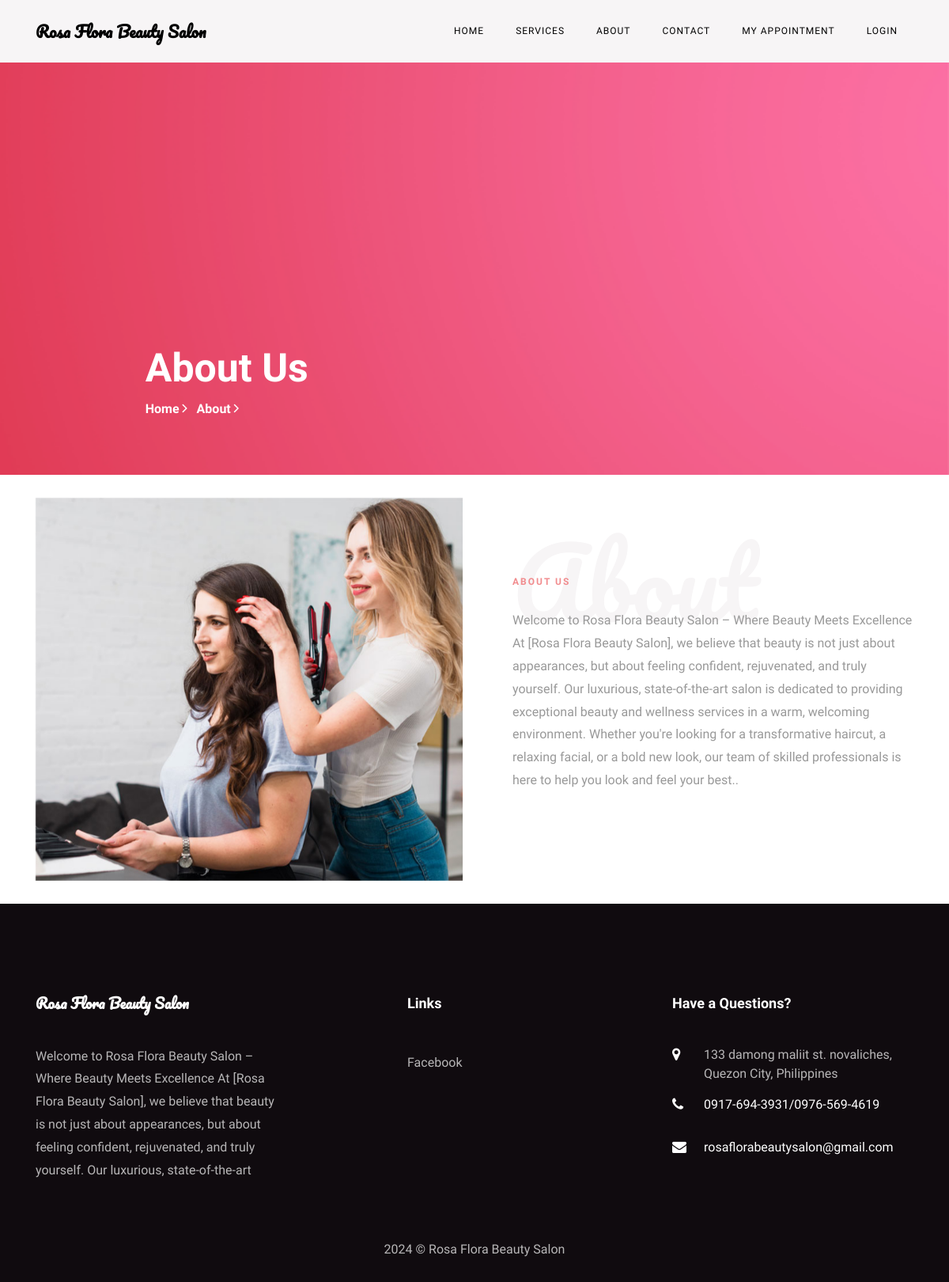
The page /bpms/about.php on the database its author committed.
### tables this page shows
CREATE TABLE `tblpage` (
  `ID` int(10) NOT NULL,
  `PageType` varchar(200) DEFAULT NULL,
  `PageTitle` mediumtext DEFAULT NULL,
  `PageDescription` mediumtext DEFAULT NULL,
  `Email` varchar(200) DEFAULT NULL,
  `MobileNumber` varchar(30) DEFAULT NULL,
  `UpdationDate` date DEFAULT NULL,
  `Timing` varchar(200) NOT NULL
);

### bpms/about.php (the view, shortened to what this page needs)
<!DOCTYPE html>
<html lang="en">
  <head>
    <link rel="stylesheet" href="css/open-iconic-bootstrap.min.css">
    <link rel="stylesheet" href="css/animate.css">
    <link rel="stylesheet" href="css/owl.carousel.min.css">
    <link rel="stylesheet" href="css/owl.theme.default.min.css">
    <link rel="stylesheet" href="css/magnific-popup.css">
    <link rel="stylesheet" href="css/aos.css">
    <link rel="stylesheet" href="css/ionicons.min.css">
    <link rel="stylesheet" href="css/bootstrap-datepicker.css">
    <link rel="stylesheet" href="css/jquery.timepicker.css">
    <link rel="stylesheet" href="css/flaticon.css">
    <link rel="stylesheet" href="css/icomoon.css">
    <link rel="stylesheet" href="css/style.css">
  </head>
  <body>
	  <?php include_once('includes/header.php');?>
    <section class="hero-wrap hero-wrap-2" style="background-image: url('images/bg.png');" data-stellar-background-ratio="0.5">
      <div class="overlay"></div>
      <div class="container">
        <div class="row no-gutters slider-text js-fullheight align-items-end justify-content-center">
          <div class="col-md-9 ftco-animate pb-5">
            <h2 class="mb-0 bread" style="color: white;">About Us</h2>
            <p class="breadcrumbs"><span class="mr-2"><a href="index.php" style="color: white;">Home <i class="ion-ios-arrow-forward" style="color: white;"></i></a></span> <span style="color: white;">About <i class="ion-ios-arrow-forward" style="color: white;"></i></span></p>
          </div>
        </div>
      </div>
    </section>
    <br>
    <section class="ftco-section ftco-no-pb ftco-no-pt">
			<div class="container">
				<div class="row">
					<div class="col-md-6 d-flex">
						<div class="p-md-5 img img-2 d-flex justify-content-center align-items-center" style="background-image: url(images/about.jpg);">
						</div>
					</div>
					<div class="col-md-6 py-md-5 pb-5 wrap-about pb-md-5 ftco-animate">
						<?php
$ret=mysqli_query($con,"select * from tblpage where PageType='aboutus' ");
while ($row=mysqli_fetch_array($ret)) {
?>
	          <div class="heading-section mb-4 mt-md-5">
	          	<h1 class="big">About</h1>
	          	<span class="subheading"><?php  echo $row['PageTitle'];?></span>
	          </div>
	          <div class="pb-md-5">
							<p><?php  echo $row['PageDescription'];?>.</p>
						</div>
						<?php } ?>
					</div>
				</div>
			</div>
		</section>
		<br>
   <?php include_once('includes/footer.php');?>
  </body>
</html>

### bpms/includes/footer.php (shortened to what this page needs)
<?php
include('includes/dbconnection.php');
?>
 <footer class="ftco-footer ftco-section" style="padding-bottom: 10px;">
      <div class="container">
        <div class="row mb-5">
          <div class="col-md">
            <div class="ftco-footer-widget mb-4">
              <h2 class="ftco-heading-2 logo">Rosa Flora Beauty Salon</h2>
              <?php
$ret=mysqli_query($con,"select * from tblpage where PageType='aboutus' ");
while ($row=mysqli_fetch_array($ret)) {
?>
              <p><?php  echo substr($row['PageDescription'],0,250);?> <a href="about.php"></a></p><?php } ?>
            </div>
          </div>
          <div class="col-md" style="padding-left: 150px">
             <div class="ftco-footer-widget mb-4">
              <h2 class="ftco-heading-2">Links</h2>
              <ul class="list-unstyled">
              <li><a href="https://www.facebook.com/rosaflorabeautysalon" class="py-2 d-block" target="_blank">Facebook</a></li>
              </ul>
            </div>
          </div>
          <div class="col-md">
            <div class="ftco-footer-widget mb-4">
            	<h2 class="ftco-heading-2">Have a Questions?</h2>
            	<div class="block-23 mb-3">
                <?php
$ret=mysqli_query($con,"select * from tblpage where PageType='contactus' ");
while ($row=mysqli_fetch_array($ret)) {
?>
	              <ul>
	                <li><span class="icon icon-map-marker"></span><span class="text"><?php  echo $row['PageDescription'];?></span></li>
	                <li><a href="#"><span class="icon icon-phone"></span><span class="text"><?php  echo $row['MobileNumber'];?></span></a></li>
	                <li><a href="#"><span class="icon icon-envelope"></span><span class="text"><?php  echo $row['Email'];?></span></a></li>
	              </ul>
	            </div>
               <?php } ?>
            </div>
          </div>
        </div>
        <div class="row">
          <div class="col-md-12 text-center">
            <p>
  2024 &copy; Rosa Flora Beauty Salon  </p>
          </div>
        </div>
      </div>
    </footer>

### bpms/css/icomoon.css (style rules this page uses)
[class^="icon-"], [class*=" icon-"] { font-family: 'icomoon' !important; speak: none; font-style: normal; font-weight: normal; font-variant: normal; text-transform: none; line-height: 1; -webkit-font-smoothing: antialiased; -moz-osx-font-smoothing: grayscale; }
.icon-map-marker:before { content: "\f041"; }
.icon-phone:before { content: "\f095"; }
.icon-envelope:before { content: "\f0e0"; }

### rows shown on the page
tblpage: PageTitle "ABOUT US", PageDescription "Welcome to Rosa Flora Beauty Salon – Where Beauty Meets Excellence At [Rosa Flora Beauty Salon], we believe that beauty is not just about appearances, but about feeling confident, rejuvenated, and truly yourself. Our luxurious, state-of-the-art salon is dedicated to providing exceptional beauty and wellness services in a warm, welcoming environment. Whether you're looking for a transformative haircut, a relaxing facial, or a bold new look, our team of skilled professionals is here to help you look and feel your best.", PageDescription "Welcome to Rosa Flora Beauty Salon – Where Beauty Meets Excellence At [Rosa Flora Beauty Salon], we believe that beauty is not just about appearances, but about feeling confident, rejuvenated, and truly yourself. Our luxurious, state-of-the-art"
tblpage: PageDescription "133 damong maliit st. novaliches, Quezon City, Philippines", MobileNumber "0917-694-3931/0976-569-4619", Email "rosaflorabeautysalon@gmail.com"
